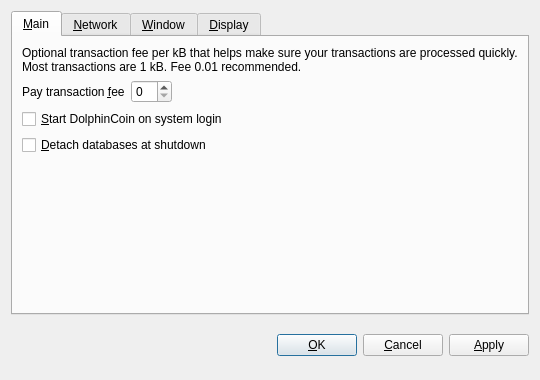
<?xml version="1.0" encoding="UTF-8"?>
<ui version="4.0">
 <class>OptionsDialog</class>
 <widget class="QDialog" name="OptionsDialog">
  <property name="geometry">
   <rect>
    <x>0</x>
    <y>0</y>
    <width>540</width>
    <height>380</height>
   </rect>
  </property>
  <property name="windowTitle">
   <string>Options</string>
  </property>
  <property name="modal">
   <bool>true</bool>
  </property>
  <layout class="QVBoxLayout" name="verticalLayout">
   <item>
    <widget class="QTabWidget" name="tabWidget">
     <property name="tabPosition">
      <enum>QTabWidget::North</enum>
     </property>
     <property name="currentIndex">
      <number>0</number>
     </property>
     <widget class="QWidget" name="tabMain">
      <attribute name="title">
       <string>&amp;Main</string>
      </attribute>
      <layout class="QVBoxLayout" name="verticalLayout_Main">
       <item>
        <widget class="QLabel" name="transactionFeeInfoLabel">
         <property name="text">
          <string>Optional transaction fee per kB that helps make sure your transactions are processed quickly. Most transactions are 1 kB. Fee 0.01 recommended.</string>
         </property>
         <property name="textFormat">
          <enum>Qt::PlainText</enum>
         </property>
         <property name="wordWrap">
          <bool>true</bool>
         </property>
        </widget>
       </item>
       <item>
        <layout class="QHBoxLayout" name="horizontalLayout_Main">
         <item>
          <widget class="QLabel" name="transactionFeeLabel">
           <property name="text">
            <string>Pay transaction &amp;fee</string>
           </property>
           <property name="textFormat">
            <enum>Qt::PlainText</enum>
           </property>
           <property name="buddy">
            <cstring>transactionFee</cstring>
           </property>
          </widget>
         </item>
         <item>
          <widget class="BitcoinAmountField" name="transactionFee"/>
         </item>
         <item>
          <spacer name="horizontalSpacer_Main">
           <property name="orientation">
            <enum>Qt::Horizontal</enum>
           </property>
           <property name="sizeHint" stdset="0">
            <size>
             <width>40</width>
             <height>20</height>
            </size>
           </property>
          </spacer>
         </item>
        </layout>
       </item>
       <item>
        <widget class="QCheckBox" name="bitcoinAtStartup">
         <property name="toolTip">
          <string>Automatically start DolphinCoin after logging in to the system.</string>
         </property>
         <property name="text">
          <string>&amp;Start DolphinCoin on system login</string>
         </property>
        </widget>
       </item>
       <item>
        <widget class="QCheckBox" name="detachDatabases">
         <property name="toolTip">
          <string>Detach block and address databases at shutdown. This means they can be moved to another data directory, but it slows down shutdown. The wallet is always detached.</string>
         </property>
         <property name="text">
          <string>&amp;Detach databases at shutdown</string>
         </property>
        </widget>
       </item>
       <item>
        <spacer name="verticalSpacer_Main">
         <property name="orientation">
          <enum>Qt::Vertical</enum>
         </property>
         <property name="sizeHint" stdset="0">
          <size>
           <width>20</width>
           <height>40</height>
          </size>
         </property>
        </spacer>
       </item>
      </layout>
     </widget>
     <widget class="QWidget" name="tabNetwork">
      <attribute name="title">
       <string>&amp;Network</string>
      </attribute>
      <layout class="QVBoxLayout" name="verticalLayout_Network">
       <item>
        <widget class="QCheckBox" name="mapPortUpnp">
         <property name="toolTip">
          <string>Automatically open the DolphinCoin client port on the router. This only works when your router supports UPnP and it is enabled.</string>
         </property>
         <property name="text">
          <string>Map port using &amp;UPnP</string>
         </property>
        </widget>
       </item>
       <item>
        <widget class="QCheckBox" name="connectSocks">
         <property name="toolTip">
          <string>Connect to the DolphinCoin network through a SOCKS proxy (e.g. when connecting through Tor).</string>
         </property>
         <property name="text">
          <string>&amp;Connect through SOCKS proxy:</string>
         </property>
        </widget>
       </item>
       <item>
        <layout class="QHBoxLayout" name="horizontalLayout_Network">
         <item>
          <widget class="QLabel" name="proxyIpLabel">
           <property name="text">
            <string>Proxy &amp;IP:</string>
           </property>
           <property name="textFormat">
            <enum>Qt::PlainText</enum>
           </property>
           <property name="buddy">
            <cstring>proxyIp</cstring>
           </property>
          </widget>
         </item>
         <item>
          <widget class="QValidatedLineEdit" name="proxyIp">
           <property name="maximumSize">
            <size>
             <width>140</width>
             <height>16777215</height>
            </size>
           </property>
           <property name="toolTip">
            <string>IP address of the proxy (e.g. 127.0.0.1)</string>
           </property>
          </widget>
         </item>
         <item>
          <widget class="QLabel" name="proxyPortLabel">
           <property name="text">
            <string>&amp;Port:</string>
           </property>
           <property name="textFormat">
            <enum>Qt::PlainText</enum>
           </property>
           <property name="buddy">
            <cstring>proxyPort</cstring>
           </property>
          </widget>
         </item>
         <item>
          <widget class="QLineEdit" name="proxyPort">
           <property name="maximumSize">
            <size>
             <width>55</width>
             <height>16777215</height>
            </size>
           </property>
           <property name="toolTip">
            <string>Port of the proxy (e.g. 9050)</string>
           </property>
          </widget>
         </item>
         <item>
          <widget class="QLabel" name="socksVersionLabel">
           <property name="text">
            <string>SOCKS &amp;Version:</string>
           </property>
           <property name="textFormat">
            <enum>Qt::PlainText</enum>
           </property>
           <property name="buddy">
            <cstring>socksVersion</cstring>
           </property>
          </widget>
         </item>
         <item>
          <widget class="QValueComboBox" name="socksVersion">
           <property name="toolTip">
            <string>SOCKS version of the proxy (e.g. 5)</string>
           </property>
          </widget>
         </item>
         <item>
          <spacer name="horizontalSpacer_Network">
           <property name="orientation">
            <enum>Qt::Horizontal</enum>
           </property>
           <property name="sizeHint" stdset="0">
            <size>
             <width>40</width>
             <height>20</height>
            </size>
           </property>
          </spacer>
         </item>
        </layout>
       </item>
       <item>
        <spacer name="verticalSpacer_Network">
         <property name="orientation">
          <enum>Qt::Vertical</enum>
         </property>
         <property name="sizeHint" stdset="0">
          <size>
           <width>20</width>
           <height>40</height>
          </size>
         </property>
        </spacer>
       </item>
      </layout>
     </widget>
     <widget class="QWidget" name="tabWindow">
      <attribute name="title">
       <string>&amp;Window</string>
      </attribute>
      <layout class="QVBoxLayout" name="verticalLayout_Window">
       <item>
        <widget class="QCheckBox" name="minimizeToTray">
         <property name="toolTip">
          <string>Show only a tray icon after minimizing the window.</string>
         </property>
         <property name="text">
          <string>&amp;Minimize to the tray instead of the taskbar</string>
         </property>
        </widget>
       </item>
       <item>
        <widget class="QCheckBox" name="minimizeOnClose">
         <property name="toolTip">
          <string>Minimize instead of exit the application when the window is closed. When this option is enabled, the application will be closed only after selecting Quit in the menu.</string>
         </property>
         <property name="text">
          <string>M&amp;inimize on close</string>
         </property>
        </widget>
       </item>
       <item>
        <spacer name="verticalSpacer_Window">
         <property name="orientation">
          <enum>Qt::Vertical</enum>
         </property>
         <property name="sizeHint" stdset="0">
          <size>
           <width>20</width>
           <height>40</height>
          </size>
         </property>
        </spacer>
       </item>
      </layout>
     </widget>
     <widget class="QWidget" name="tabDisplay">
      <attribute name="title">
       <string>&amp;Display</string>
      </attribute>
      <layout class="QVBoxLayout" name="verticalLayout_Display">
       <item>
        <layout class="QHBoxLayout" name="horizontalLayout_1_Display">
         <item>
          <widget class="QLabel" name="langLabel">
           <property name="text">
            <string>User Interface &amp;language:</string>
           </property>
           <property name="textFormat">
            <enum>Qt::PlainText</enum>
           </property>
           <property name="buddy">
            <cstring>lang</cstring>
           </property>
          </widget>
         </item>
         <item>
          <widget class="QValueComboBox" name="lang">
           <property name="toolTip">
            <string>The user interface language can be set here. This setting will take effect after restarting DolphinCoin.</string>
           </property>
          </widget>
         </item>
        </layout>
       </item>
       <item>
        <layout class="QHBoxLayout" name="horizontalLayout_2_Display">
         <item>
          <widget class="QLabel" name="unitLabel">
           <property name="text">
            <string>&amp;Unit to show amounts in:</string>
           </property>
           <property name="textFormat">
            <enum>Qt::PlainText</enum>
           </property>
           <property name="buddy">
            <cstring>unit</cstring>
           </property>
          </widget>
         </item>
         <item>
          <widget class="QValueComboBox" name="unit">
           <property name="toolTip">
            <string>Choose the default subdivision unit to show in the interface and when sending coins.</string>
           </property>
          </widget>
         </item>
        </layout>
       </item>
       <item>
        <widget class="QCheckBox" name="displayAddresses">
         <property name="toolTip">
          <string>Whether to show DolphinCoin addresses in the transaction list.</string>
         </property>
         <property name="text">
          <string>&amp;Display addresses in transaction list</string>
         </property>
        </widget>
       </item>
       <item>
        <widget class="QCheckBox" name="coinControlFeatures">
         <property name="toolTip">
          <string>Whether to show coin control features or not.</string>
         </property>
         <property name="text">
          <string>Display coin &amp;control features (experts only!)</string>
         </property>
        </widget>
       </item>
       <item>
        <spacer name="verticalSpacer_Display">
         <property name="orientation">
          <enum>Qt::Vertical</enum>
         </property>
         <property name="sizeHint" stdset="0">
          <size>
           <width>20</width>
           <height>40</height>
          </size>
         </property>
        </spacer>
       </item>
      </layout>
     </widget>
    </widget>
   </item>
   <item>
    <layout class="QHBoxLayout" name="horizontalLayout_Buttons">
     <item>
      <spacer name="horizontalSpacer_1">
       <property name="orientation">
        <enum>Qt::Horizontal</enum>
       </property>
       <property name="sizeHint" stdset="0">
        <size>
         <width>40</width>
         <height>48</height>
        </size>
       </property>
      </spacer>
     </item>
     <item>
      <widget class="QLabel" name="statusLabel">
       <property name="font">
        <font>
         <weight>75</weight>
         <bold>true</bold>
        </font>
       </property>
       <property name="text">
        <string/>
       </property>
       <property name="textFormat">
        <enum>Qt::PlainText</enum>
       </property>
       <property name="wordWrap">
        <bool>true</bool>
       </property>
      </widget>
     </item>
     <item>
      <spacer name="horizontalSpacer_2">
       <property name="orientation">
        <enum>Qt::Horizontal</enum>
       </property>
       <property name="sizeHint" stdset="0">
        <size>
         <width>40</width>
         <height>48</height>
        </size>
       </property>
      </spacer>
     </item>
     <item>
      <widget class="QPushButton" name="okButton">
       <property name="text">
        <string>&amp;OK</string>
       </property>
      </widget>
     </item>
     <item>
      <widget class="QPushButton" name="cancelButton">
       <property name="text">
        <string>&amp;Cancel</string>
       </property>
       <property name="autoDefault">
        <bool>false</bool>
       </property>
      </widget>
     </item>
     <item>
      <widget class="QPushButton" name="applyButton">
       <property name="text">
        <string>&amp;Apply</string>
       </property>
       <property name="autoDefault">
        <bool>false</bool>
       </property>
      </widget>
     </item>
    </layout>
   </item>
  </layout>
 </widget>
 <customwidgets>
  <customwidget>
   <class>BitcoinAmountField</class>
   <extends>QSpinBox</extends>
   <header>bitcoinamountfield.h</header>
  </customwidget>
  <customwidget>
   <class>QValueComboBox</class>
   <extends>QComboBox</extends>
   <header>qvaluecombobox.h</header>
  </customwidget>
  <customwidget>
   <class>QValidatedLineEdit</class>
   <extends>QLineEdit</extends>
   <header>qvalidatedlineedit.h</header>
  </customwidget>
 </customwidgets>
 <resources/>
 <connections/>
</ui>
